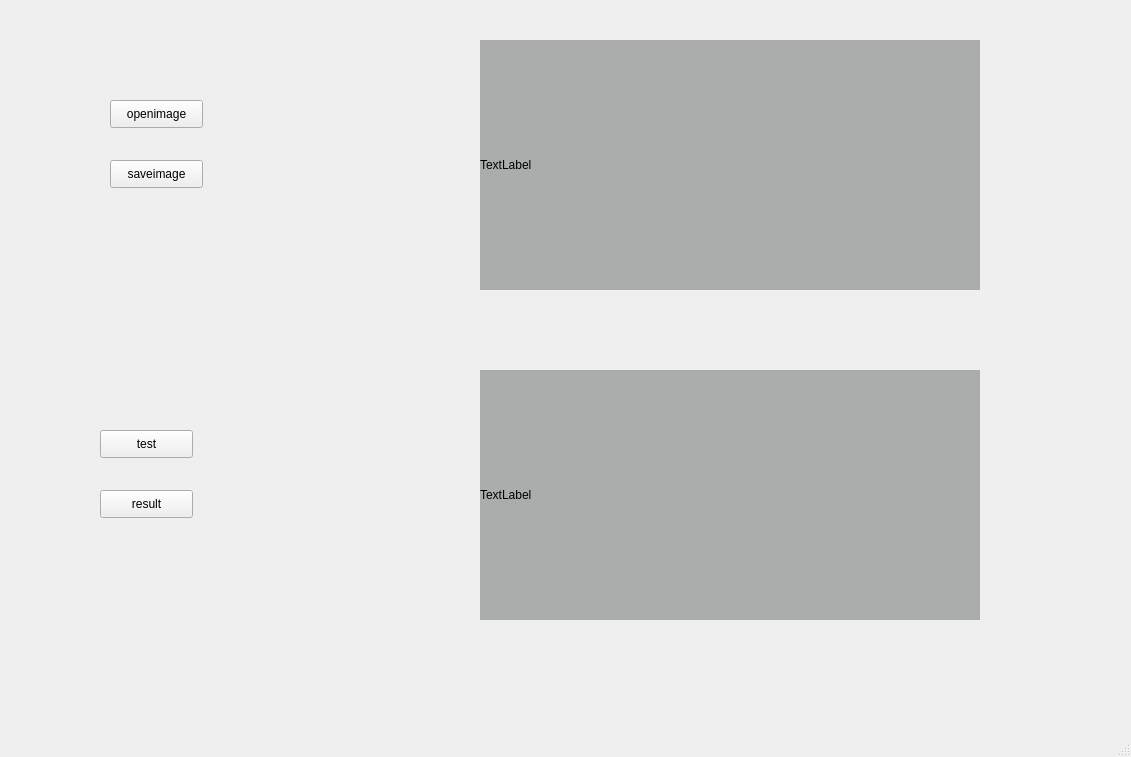
<?xml version="1.0" encoding="UTF-8"?>
<ui version="4.0">
 <class>MainWindow</class>
 <widget class="QMainWindow" name="MainWindow">
  <property name="geometry">
   <rect>
    <x>0</x>
    <y>0</y>
    <width>1131</width>
    <height>757</height>
   </rect>
  </property>
  <property name="windowTitle">
   <string>MainWindow</string>
  </property>
  <property name="styleSheet">
   <string notr="true"/>
  </property>
  <property name="tabShape">
   <enum>QTabWidget::Triangular</enum>
  </property>
  <widget class="QWidget" name="centralwidget">
   <widget class="QPushButton" name="openimage">
    <property name="geometry">
     <rect>
      <x>110</x>
      <y>100</y>
      <width>93</width>
      <height>28</height>
     </rect>
    </property>
    <property name="text">
     <string>openimage</string>
    </property>
   </widget>
   <widget class="QPushButton" name="test">
    <property name="geometry">
     <rect>
      <x>100</x>
      <y>430</y>
      <width>93</width>
      <height>28</height>
     </rect>
    </property>
    <property name="text">
     <string>test</string>
    </property>
   </widget>
   <widget class="QPushButton" name="saveimage">
    <property name="geometry">
     <rect>
      <x>110</x>
      <y>160</y>
      <width>93</width>
      <height>28</height>
     </rect>
    </property>
    <property name="text">
     <string>saveimage</string>
    </property>
   </widget>
   <widget class="QPushButton" name="result">
    <property name="geometry">
     <rect>
      <x>100</x>
      <y>490</y>
      <width>93</width>
      <height>28</height>
     </rect>
    </property>
    <property name="text">
     <string>result</string>
    </property>
   </widget>
   <widget class="QLabel" name="label">
    <property name="geometry">
     <rect>
      <x>480</x>
      <y>40</y>
      <width>500</width>
      <height>250</height>
     </rect>
    </property>
    <property name="baseSize">
     <size>
      <width>0</width>
      <height>0</height>
     </size>
    </property>
    <property name="styleSheet">
     <string notr="true">background-color: rgb(171, 173, 173);</string>
    </property>
    <property name="text">
     <string>TextLabel</string>
    </property>
   </widget>
   <widget class="QLabel" name="label2">
    <property name="geometry">
     <rect>
      <x>480</x>
      <y>370</y>
      <width>500</width>
      <height>250</height>
     </rect>
    </property>
    <property name="baseSize">
     <size>
      <width>0</width>
      <height>0</height>
     </size>
    </property>
    <property name="styleSheet">
     <string notr="true">background-color: rgb(171, 173, 173);</string>
    </property>
    <property name="text">
     <string>TextLabel</string>
    </property>
   </widget>
  </widget>
  <widget class="QMenuBar" name="menubar">
   <property name="geometry">
    <rect>
     <x>0</x>
     <y>0</y>
     <width>1131</width>
     <height>26</height>
    </rect>
   </property>
  </widget>
  <widget class="QStatusBar" name="statusbar"/>
 </widget>
 <resources/>
 <connections/>
</ui>
